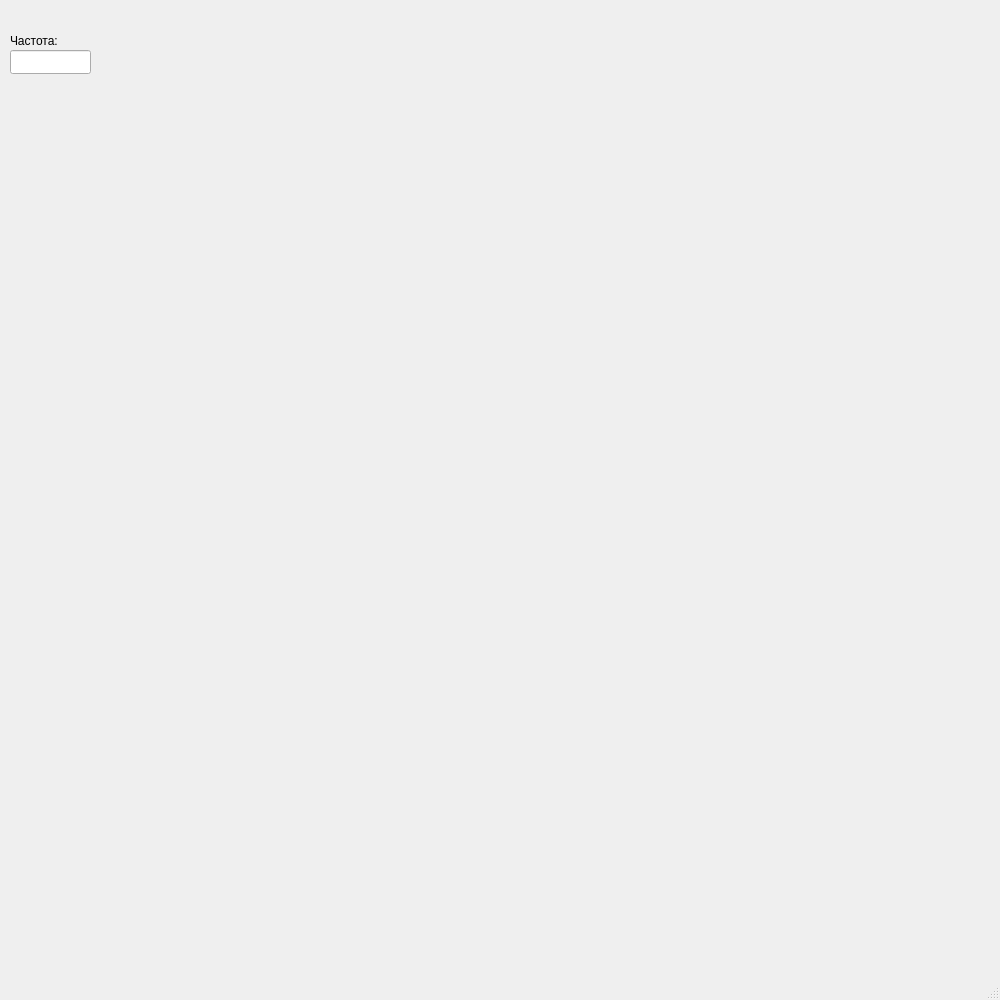
<?xml version="1.0" encoding="UTF-8"?>
<ui version="4.0">
 <class>MainWindow</class>
 <widget class="QMainWindow" name="MainWindow">
  <property name="geometry">
   <rect>
    <x>0</x>
    <y>0</y>
    <width>1000</width>
    <height>1000</height>
   </rect>
  </property>
  <property name="windowTitle">
   <string>MainWindow</string>
  </property>
  <widget class="QWidget" name="centralwidget">
   <widget class="QLabel" name="label">
    <property name="geometry">
     <rect>
      <x>10</x>
      <y>30</y>
      <width>61</width>
      <height>21</height>
     </rect>
    </property>
    <property name="text">
     <string>Частота: </string>
    </property>
   </widget>
   <widget class="QLineEdit" name="lineEdit_f">
    <property name="geometry">
     <rect>
      <x>10</x>
      <y>50</y>
      <width>81</width>
      <height>24</height>
     </rect>
    </property>
   </widget>
  </widget>
  <widget class="QMenuBar" name="menubar">
   <property name="geometry">
    <rect>
     <x>0</x>
     <y>0</y>
     <width>1000</width>
     <height>25</height>
    </rect>
   </property>
  </widget>
  <widget class="QStatusBar" name="statusbar"/>
 </widget>
 <resources/>
 <connections/>
</ui>
